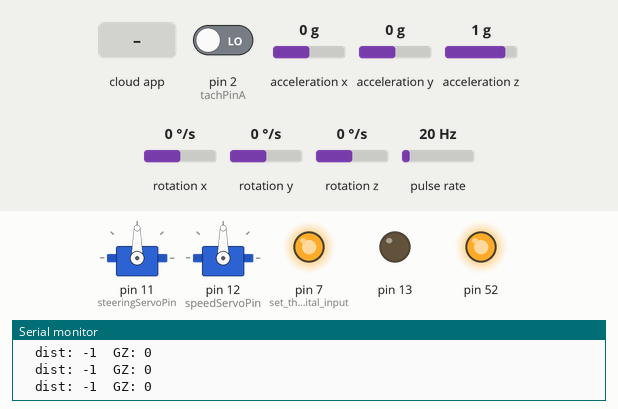
A sketch run on a simulated Arduino Mega 2560, built with avr-gcc and run on an emulated ATmega2560. Shown: 2 × servo, output pins drawn as LEDs (lit = HIGH), the last lines printed to the serial monitor. Wiring (inferred from the names in the program): pulse sensor: data pin 3; MPU-6050 motion sensor at I2C address 0x68. The test bench sets the inputs (shaded band); at power-on: pin 2 (tachPinA) LOW, acceleration x 0 g, acceleration y 0 g, acceleration z 1 g, rotation x 0 °/s, rotation y 0 °/s, rotation z 0 °/s, pulse rate 20 Hz. The ROS host is connected and sends only what is stated.

Above: at 6.4 s.
6.5 s: the phone or cloud app sets speedCommand to -100
At 7.2 s:
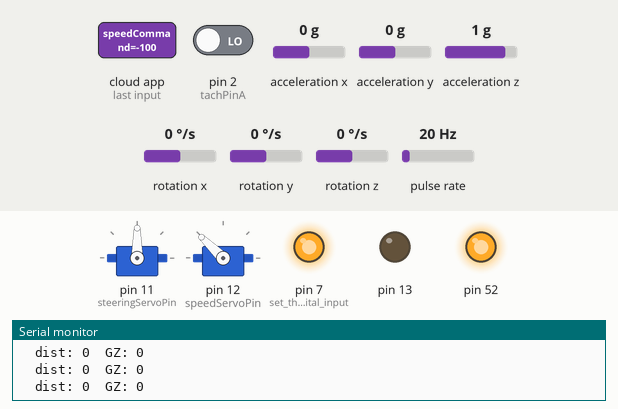
8.0 s: the phone or cloud app sets steerCommand to -100
At 8.6 s:
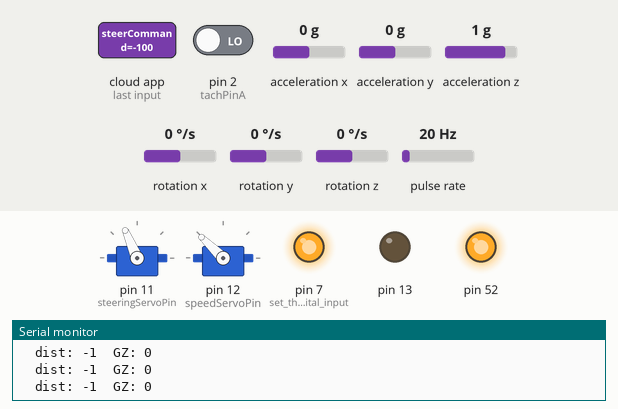
9.5 s: the phone or cloud app sets steerCommand to 100
At 9.9 s:
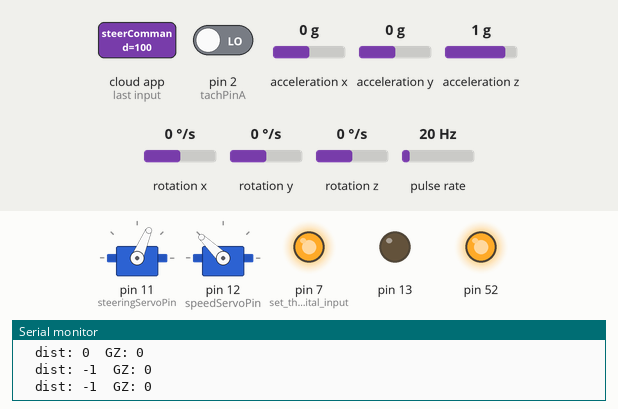
11.0 s: the phone or cloud app sets speedCommand to 0
At 11.4 s:
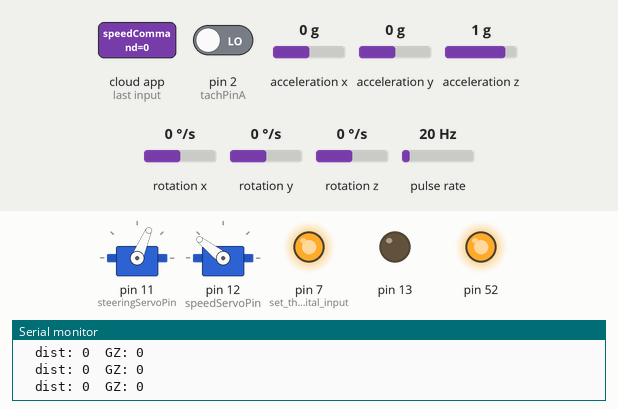
12.5 s: the phone or cloud app sets steerCommand to 0
At 13.7 s:
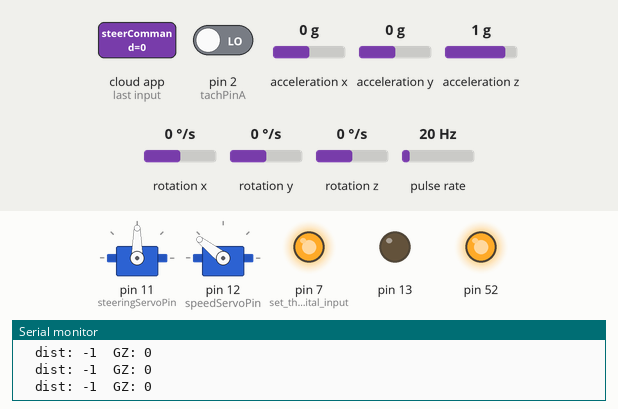
14.0 s: the phone or cloud app sets steerCommand to -100
At 15.4 s:
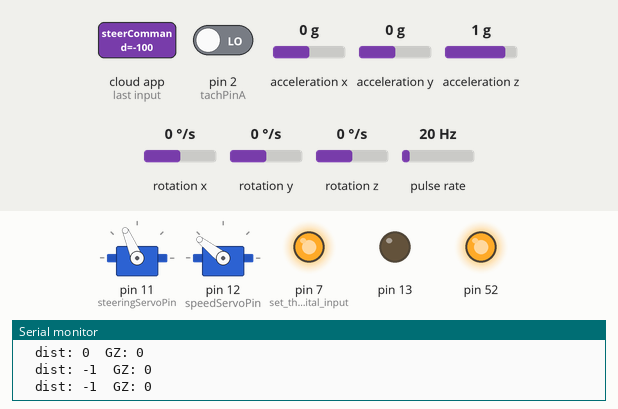
Timing chart, 0 to 16.5 s (numbered marks = the images above; inputs shaded):
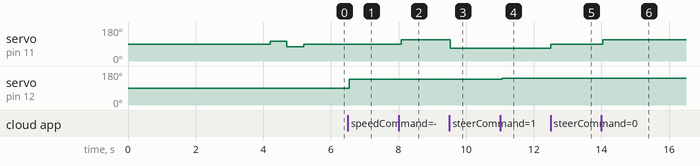

Measured:
- after the input at 6.5 s, servo on pin 12 (speedServoPin): 90° → 136° at once
- after the input at 8.0 s, servo on pin 11 (steeringServoPin): 90° → 113° after 0.08 s
- after the input at 9.5 s, servo on pin 11 (steeringServoPin): 113° → 67° at once
- after the input at 11.0 s, servo on pin 12 (speedServoPin): 136° → 142° after 0.06 s
- after the input at 12.5 s, servo on pin 11 (steeringServoPin): 67° → 90° at once
- after the input at 14.0 s, servo on pin 11 (steeringServoPin): 90° → 113° at once

The sketch:

arduino_odometry_little_car.ino
```cpp
/*
 * rosserial::std_msgs::Time Test
 * Publishes current time
 */
#include <Arduino.h>
#include <ros.h>
#include <stdint.h>
//#include <ros/time.h>
//#include <std_msgs/MultiArrayLayout.h>
#include <std_msgs/Int16.h>
#include <std_msgs/Int16MultiArray.h>
#include <std_msgs/Float32.h>
#include <std_msgs/Float32MultiArray.h>


//#include <std_msgs/Float32MultiArray.h>
#include <std_msgs/Float32MultiArray.h>

#include <std_msgs/MultiArrayDimension.h>
#include<Wire.h> //wire library is just for I2C stuff
//#include <std_msgs/Int32MultiArray.h>

#include <Servo.h>


const int MPU=0x68;  // I2C address of the MPU-60D0
const int tachPinA = 2;
const int tachPinB = 3;

int16_t AcX,AcY,AcZ,Tmp,GyX,GyY,GyZ,dist,tacState, totalDist = 0;
unsigned long oldTime;
float Speed=0;
float TicCoef=1.1; // mm/tic

ros::NodeHandle  nh;


std_msgs:: Int16MultiArray test;
ros::Publisher p("testDat", &test);

const int steeringServoPin = 11;
const int speedServoPin = 12;


//**Steering Servo setup***********
Servo steeringServo;
int maxSteerAngle = 23;
//int servoTrim = -5;  //positive trim goes left
int servoTrim =0;  //positive trim goes left
int servoRange = 90;  //rotational range of servo, from full CW to full CCW
int steeringDemand;
//************************


//***************
// **NOTE: need to fix limits here!!!*****
//***************

//**Velocity Servo setup***********
Servo speedServo;
float maxSpeed = 4;  // m/s
int speedTrim = 5;  //positive trim goes left
int speedRange = 90;  //rotational range of servo, from full CW to full CCW
int speedDemand;
//************************


//**Loop control variables****
int sampleDurration = 100; // time to sample sensors in ms
unsigned long sampleStartTime;
unsigned int numSamples;


const int calCycles = 400;

int16_t GyXcal = 0;
int16_t GyYcal = 0;
int16_t GyZcal = 0;
int16_t AcXcal = 0;
int16_t AcYcal = 0;
int16_t AcZcal = 0;

int32_t AcXAccm, AcYAccm, AcZAccm, GyXAccm, GyYAccm, GyZAccm;


  void steerCommand_cb( const std_msgs::Float32& steer_cmd_msg)
  {
  setSteerAngle(steer_cmd_msg.data);
//    setSteerAngle(cmd_msg.data[1]);

  }

  void speedCommand_cb( const std_msgs::Float32& speed_cmd_msg)
  {
  //setSteerAngle(cmd_msg.data);
    setPower(speed_cmd_msg.data);

  }


//ros::Subscriber<std_msgs::Float32MultiArray> sub("carCommand", carCommand_cb);
ros::Subscriber<std_msgs::Float32> steerSub("steerCommand", steerCommand_cb);

ros::Subscriber<std_msgs::Float32> speedSub("speedCommand", speedCommand_cb);


void setup()
{
    Serial.print("You have started Setup");

  Wire.begin();
  Wire.beginTransmission(MPU);
  Wire.write(0x6B);  // PWR_MGMT_1 register
  Wire.write(0);     // set to zero (wakes up the MPU-6050)
  Wire.endTransmission(true);
  Serial.begin(57600);
  pinMode(7,OUTPUT); //set them to digital inputs and outputs
  pinMode(3,INPUT);
  pinMode(2,INPUT);
  digitalWrite(7,HIGH);
  pinMode(13, OUTPUT);
  nh.initNode();
  //test.layout.dim_length=1;
  test.data_length=5;
  //test.layout.dim[0].label = "AX" ;
  //test.layout.dim[0].size = 8;
  //test.layout.dim[0].stride = 1*8;
  test.layout.data_offset = 0;
  nh.subscribe(steerSub);
  nh.subscribe(speedSub);

  nh.advertise(p);
  totalDist=0;
  attachInterrupt(1, TachRead, CHANGE);

  //Set pin 52 to high (5v) to act as power for IMU breakout board
  pinMode(52,OUTPUT);
  digitalWrite(52,HIGH);

  //Steering setup
  steeringServo.attach(steeringServoPin);
  steeringDemand = 0;
  speedServo.attach(speedServoPin);
  speedDemand = 0;


  setSteerAngle(0);

    Serial.print("About to Calibrate Gyros");

  delay(3000);

  // ** Sample gyro for set number of cycles **
  for (int i = 0; i < calCycles; i++) {
    Wire.beginTransmission(MPU);
    Wire.write(0x3B);  // starting with register 0x3B (ACCEL_XOUT_H)
    Wire.endTransmission(false);
    Wire.requestFrom(MPU,14,true);  // request a total of 14 registers

    // All of these numbers are 2 bytes long, signed floats
    AcX=Wire.read()<<8|Wire.read();  // 0x3B (ACCEL_XOUT_H) & 0x3C (ACCEL_XOUT_L)
    AcY=Wire.read()<<8|Wire.read();  // 0x3D (ACCEL_YOUT_H) & 0x3E (ACCEL_YOUT_L)
    AcZ=Wire.read()<<8|Wire.read();  // 0x3F (ACCEL_ZOUT_H) & 0x40 (ACCEL_ZOUT_L)
    Tmp=Wire.read()<<8|Wire.read();  // 0x41 (TEMP_OUT_H) & 0x42 (TEMP_OUT_L)
    GyX=Wire.read()<<8|Wire.read();  // 0x43 (GYRO_XOUT_H) & 0x44 (GYRO_XOUT_L)
    GyY=Wire.read()<<8|Wire.read();  // 0x45 (GYRO_YOUT_H) & 0x46 (GYRO_YOUT_L)
    GyZ=Wire.read()<<8|Wire.read();  // 0x47 (GYRO_ZOUT_H) & 0x48 (GYRO_ZOUT_L)

    AcXcal += AcX;
    AcYcal += AcY;
    AcZcal += AcZ;
    GyXcal += GyX;
    GyYcal += GyY;
    GyZcal += GyZ;
  }

  AcXcal /= calCycles;
  AcYcal /= calCycles;
  AcZcal /= calCycles;
  GyXcal /= calCycles;
  GyYcal /= calCycles;
  GyZcal /= calCycles;
  Serial.print("Gyros Calibrat");

  delay(500);
  //Steering test and redeset
  setSteerAngle(-15);
  //Serial.print("Servo-15");
  delay(500);
  setSteerAngle(15);
  //Serial.print("Servo 15");
  delay(500);
  setSteerAngle(0);
  //Serial.print("Servo 0");
  oldTime=millis();
    Serial.print("End Setup");

 }


void loop()
{
   // Serial.print("Started Loop");


  AcXAccm = 0;
  AcYAccm = 0;
  AcZAccm = 0;
  GyXAccm = 0;
  GyYAccm = 0;
  GyZAccm = 0;

  numSamples = 0;

  sampleStartTime = millis();
  // **** Read IMU ****
    Wire.beginTransmission(MPU);
    Wire.write(0x3B);  // starting with register 0x3B (ACCEL_XOUT_H)
    Wire.endTransmission(false);
    Wire.requestFrom(MPU,14,true);  // request a total of 14 registers

    AcX=Wire.read()<<8|Wire.read();  // 0x3B (ACCEL_XOUT_H) & 0x3C (ACCEL_XOUT_L)
    AcY=Wire.read()<<8|Wire.read();  // 0x3D (ACCEL_YOUT_H) & 0x3E (ACCEL_YOUT_L)
    AcZ=Wire.read()<<8|Wire.read();  // 0x3F (ACCEL_ZOUT_H) & 0x40 (ACCEL_ZOUT_L)
    Tmp=Wire.read()<<8|Wire.read();  // 0x41 (TEMP_OUT_H) & 0x42 (TEMP_OUT_L)
    GyX=Wire.read()<<8|Wire.read();  // 0x43 (GYRO_XOUT_H) & 0x44 (GYRO_XOUT_L)
    GyY=Wire.read()<<8|Wire.read();  // 0x45 (GYRO_YOUT_H) & 0x46 (GYRO_YOUT_L)
    GyZ=Wire.read()<<8|Wire.read();  // 0x47 (GYRO_ZOUT_H) & 0x48 (GYRO_ZOUT_L)

    AcX = AcX - AcXcal;
    AcY = AcY - AcYcal;
    AcZ = AcZ - AcZcal;
    GyX = GyX - GyXcal;
    GyY = GyY - GyYcal;
    GyZ = GyZ - GyZcal;


  test.data[1]=GyX;
  test.data[2]=GyY;
  test.data[3]=GyZ;

  test.data[4]=dist;
  Speed=(dist*TicCoef/1000.0)/((millis()-oldTime)/1000.0);
  oldTime=millis();
  totalDist=totalDist+dist;
  dist=0;

 // Serial.println(millis());

  //Serial.print("GX: "); Serial.print(GyX);
  Serial.print("\tdist: "); Serial.print(totalDist);
  Serial.print("\tGZ: "); Serial.println(GyZ);

  //p.publish( &test );
  nh.spinOnce();
  delay(100);
}


void TachRead ()
{
    if (digitalRead(tachPinA)==digitalRead(tachPinB))
      dist--;
    else
      dist++;
}

void setSteerAngle(float _angleIn)
{
  _angleIn = -1*constrain(_angleIn, -1*maxSteerAngle, maxSteerAngle) + servoTrim + 90;
  steeringServo.write(_angleIn);
}

void setPower(float _speedIn)
{
  _speedIn = constrain(_speedIn, -1*maxSpeed, maxSpeed) + speedTrim + 90;

  float P=1.0;
  float FF=.5*_speedIn;

  float errorSpeed=(_speedIn-Speed)*P;
  speedServo.write(errorSpeed+FF);
}
```
